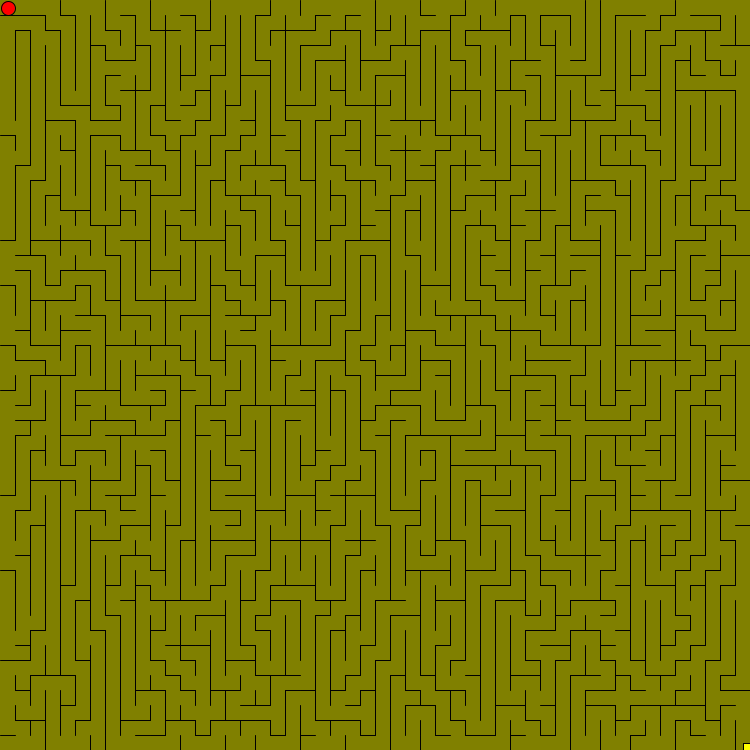
Frame 1 (no input)
Frame 60 (the mouse pressed at the canvas centre just before this capture): identical to frame 1, image omitted
Frame 120 (the mouse held since frame 60 and released just before this capture): identical to frame 1, image omitted

The Processing sketch that drew this single still picture (run headless with seeded random() and noise(); from frame 60 on, the mouse is pressed at the canvas centre):

// Processing sketch: maze12282
// ── maze12282.pde
int [][] maze = new int[50][50];
boolean [][] visited = new boolean[50][50];
boolean [][] isEnd = new boolean[50][50]; // 新增終點標記
int endI, endJ; // 終點的位置
int userI=0, userJ=0;
boolean gameFinished = false; // 遊戲是否結束的標記
boolean testVisible(int i, int j){ //true: nothing
  if(i<0 || j<0 || i>=50 || j>=50) return true;
  return visited[i][j]; //false 要用它 doing something
}
int [][] wallH = new int[50][49];
int [][] wallW = new int[49][50];
void genMaze2(int i, int j, int ii, int jj){
  if(i==ii) wallH[i][min(j,jj)] = 1;
  if(j==jj) wallW[min(i,ii)][j] = 1;
  genMaze(ii,jj);
}
void genMaze(int i, int j){
  //if(i==9&&j==9) return;
  visited[i][j] = true;
  println(i,j);
  while(true){
    if(testVisible(i+1, j)==false && int(random(2))==0) {genMaze2(i,j,i+1,j);}
    if(testVisible(i-1, j)==false && int(random(2))==0) {genMaze2(i,j,i-1,j);}
    if(testVisible(i, j+1)==false && int(random(2))==0) {genMaze2(i,j,i,j+1);}
    if(testVisible(i, j-1)==false && int(random(2))==0) {genMaze2(i,j,i,j-1);}
    if(testVisible(i+1, j) && testVisible(i-1, j) && testVisible(i,j+1) && testVisible(i,j-1)) break;
  }
}
void setup() {
  size(750, 750);
  genMaze(0, 0);
  // 設定終點的位置，這裡設定在右下角
  endI = 49;
  endJ = 49;
  isEnd[endI][endJ] = true;
}

void draw() {
  background(128, 128, 0);
  for(int i=0; i<50; i++){
    for(int j=0; j<49; j++){
      if(wallH[i][j]==0) line(15+j*15, i*15, 15+j*15, 15+i*15);
    }
  }
  for(int i=0; i<49; i++){
    for(int j=0; j<50; j++){
      if(wallW[i][j]==0) line(j*15, 15+i*15, 15+j*15, 15+i*15);
    }
  }
  
  // 繪製終點
  fill(255, 255, 0);
  rect(endJ*15+8, endI*15+8, 14, 14);

  // 繪製玩家
  fill(255, 0, 0);
  ellipse(userJ*15+8, userI*15+8, 14, 14);

  // 如果遊戲結束，顯示通關畫面
  if (gameFinished) {
    fill(0);
    textSize(32);
    text("congradulation!", width / 2 - 50, height / 2);
  }
}

boolean noCrossWallW(int dI){
  int nextI = userI + dI;
  if(nextI < 0 || nextI >= 50) return false;
  if(dI == -1 && wallW[nextI][userJ] == 1) return true;
  if(dI == +1 && wallW[userI][userJ] == 1) return true;
  return false;
}

boolean noCrossWallH(int dJ){
  int nextJ = userJ + dJ;
  if(nextJ < 0 || nextJ >= 50) return false;
  if(dJ == -1 && wallH[userI][nextJ] == 1) return true;
  if(dJ == +1 && wallH[userI][userJ] == 1) return true;
  return false;
}

void keyPressed() {
  // 方向鍵移動玩家
  if (keyCode == UP && noCrossWallW(-1)) userI--;
  if (keyCode == DOWN && noCrossWallW(+1)) userI++;
  if (keyCode == LEFT && noCrossWallH(-1)) userJ--;
  if (keyCode == RIGHT && noCrossWallH(+1)) userJ++;

  // 檢查是否到達終點
  if (userI == endI && userJ == endJ) {
    gameFinished = true;
  }
}
